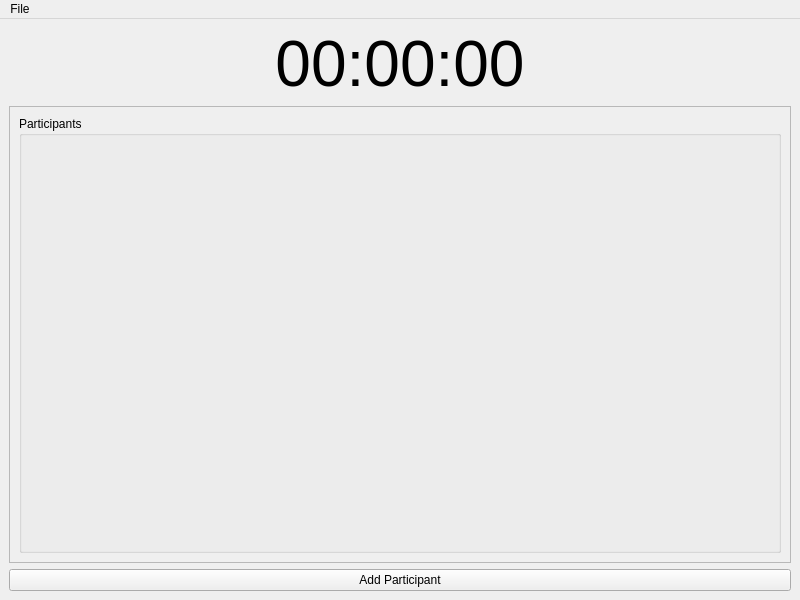
<?xml version="1.0" encoding="UTF-8"?>
<ui version="4.0">
 <class>MainWindow</class>
 <widget class="QMainWindow" name="MainWindow">
  <property name="geometry">
   <rect>
    <x>0</x>
    <y>0</y>
    <width>800</width>
    <height>600</height>
   </rect>
  </property>
  <property name="windowTitle">
   <string>BKL 2020 Time taker</string>
  </property>
  <widget class="QWidget" name="centralwidget">
   <layout class="QVBoxLayout" name="verticalLayout">
    <item>
     <widget class="QLabel" name="masterTimeLabel">
      <property name="font">
       <font>
        <pointsize>48</pointsize>
       </font>
      </property>
      <property name="text">
       <string>00:00:00</string>
      </property>
      <property name="alignment">
       <set>Qt::AlignCenter</set>
      </property>
     </widget>
    </item>
    <item>
     <widget class="QScrollArea" name="scrollArea">
      <property name="widgetResizable">
       <bool>true</bool>
      </property>
      <widget class="QWidget" name="scrollAreaWidgetContents">
       <property name="geometry">
        <rect>
         <x>0</x>
         <y>0</y>
         <width>780</width>
         <height>448</height>
        </rect>
       </property>
       <layout class="QGridLayout" name="gridLayout">
        <item row="0" column="0">
         <widget class="QGroupBox" name="participantsGroupBox">
          <property name="sizePolicy">
           <sizepolicy hsizetype="MinimumExpanding" vsizetype="MinimumExpanding">
            <horstretch>0</horstretch>
            <verstretch>0</verstretch>
           </sizepolicy>
          </property>
          <property name="title">
           <string>Participants</string>
          </property>
         </widget>
        </item>
       </layout>
      </widget>
     </widget>
    </item>
    <item>
     <widget class="QPushButton" name="addParticipantButton">
      <property name="text">
       <string>Add Participant</string>
      </property>
     </widget>
    </item>
   </layout>
  </widget>
  <widget class="QMenuBar" name="menubar">
   <property name="geometry">
    <rect>
     <x>0</x>
     <y>0</y>
     <width>800</width>
     <height>22</height>
    </rect>
   </property>
   <widget class="QMenu" name="menuFile">
    <property name="title">
     <string>File</string>
    </property>
    <addaction name="actionLoad_participants"/>
    <addaction name="actionSave_participants"/>
    <addaction name="separator"/>
    <addaction name="actionSave_times_to_CSV"/>
   </widget>
   <addaction name="menuFile"/>
  </widget>
  <action name="actionLoad_participants">
   <property name="text">
    <string>Load participants</string>
   </property>
  </action>
  <action name="actionSave_participants">
   <property name="text">
    <string>Save participants</string>
   </property>
  </action>
  <action name="actionSave_times_to_CSV">
   <property name="text">
    <string>Save times to CSV</string>
   </property>
  </action>
 </widget>
 <resources/>
 <connections/>
</ui>
